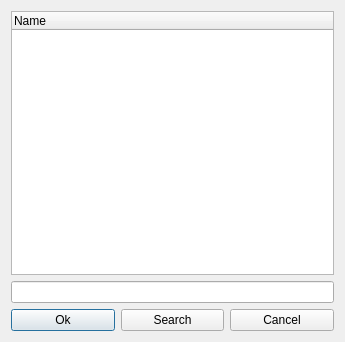
<?xml version="1.0" encoding="UTF-8"?>
<ui version="4.0">
 <class>SearchRest</class>
 <widget class="QDialog" name="SearchRest">
  <property name="geometry">
   <rect>
    <x>0</x>
    <y>0</y>
    <width>345</width>
    <height>342</height>
   </rect>
  </property>
  <property name="windowTitle">
   <string>Search for Restrictions set</string>
  </property>
  <layout class="QGridLayout">
   <item row="0" column="0" colspan="3">
    <widget class="QTreeWidget" name="RestList">
     <property name="indentation">
      <number>0</number>
     </property>
     <column>
      <property name="text">
       <string>Name</string>
      </property>
     </column>
    </widget>
   </item>
   <item row="1" column="0" colspan="3">
    <widget class="QLineEdit" name="ReqLine"/>
   </item>
   <item row="2" column="0">
    <widget class="QPushButton" name="OkButton">
     <property name="text">
      <string>Ok</string>
     </property>
     <property name="default">
      <bool>true</bool>
     </property>
    </widget>
   </item>
   <item row="2" column="1">
    <widget class="QPushButton" name="SearchButton">
     <property name="text">
      <string>Search</string>
     </property>
    </widget>
   </item>
   <item row="2" column="2">
    <widget class="QPushButton" name="CancelButton">
     <property name="text">
      <string>Cancel</string>
     </property>
    </widget>
   </item>
  </layout>
 </widget>
 <layoutdefault spacing="6" margin="11"/>
 <pixmapfunction>qPixmapFromMimeSource</pixmapfunction>
 <tabstops>
  <tabstop>ReqLine</tabstop>
  <tabstop>OkButton</tabstop>
  <tabstop>SearchButton</tabstop>
  <tabstop>CancelButton</tabstop>
 </tabstops>
 <resources/>
 <connections/>
</ui>
